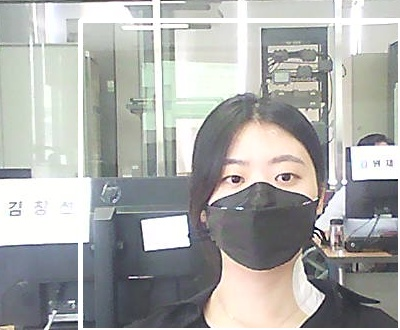
#> input picture pratice1/photo.jpg, 400 x 330 px
$ python -i '카툰 필터 만들기.py'   (imports and definitions only)
#> lines starting #> are read from the running program, lines starting #| are printed output that depends on the picture
#> further down, picture is the input picture: shape (330, 400, 3); mean B, G, R 170.2, 172.5, 171.6
import cv2
import numpy as np

def cartoon_filter(img):   # cartoon 필터
    h, w = img.shape[:2]
#> h = 330; w = 400
    img2 = cv2.resize(img, (w//2, h//2))
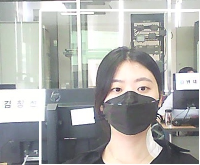
#> img2: shape (165, 200, 3); mean B, G, R 170.3, 172.6, 171.7

    blr = cv2.bilateralFilter(img2, -1,20,7)
    edge = 255 - cv2.Canny(img2, 80, 120)
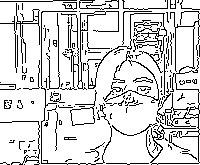
#> edge: shape (165, 200); 83.9% white; black in thin lines or dots
    edge = cv2.cvtColor(edge, cv2.COLOR_GRAY2BGR)
#> edge: shape (165, 200, 3); 83.9% white; black in thin lines or dots
    dst = cv2.bitwise_and(blr, edge)
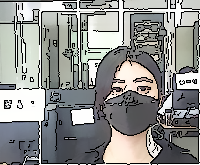
#> dst: shape (165, 200, 3); mean B, G, R 142.3, 144.3, 143.3
    dst = cv2.resize(dst, (w,h), interpolation=cv2.INTER_NEAREST)
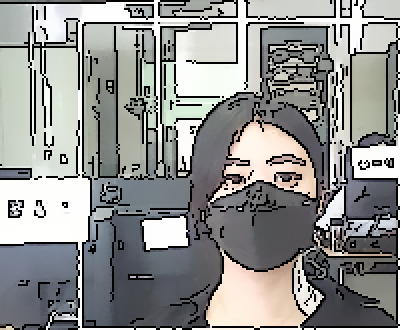
#> dst: shape (330, 400, 3); mean B, G, R 142.3, 144.3, 143.3
    return dst

def pencil_sketch_filter(img): # sketch 필터
    gray = cv2.cvtColor(img, cv2.COLOR_BAYER_BG2GRAY)
    blr = cv2.GaussianBlur(gray, (0,0),3)
    dst = cv2.divide(gray, blr, scale=255)
    return dst


# [1 line not run here, left out]
toggle = 0
# [26 lines not run here, left out]


>>> import cv2
>>> picture = cv2.imread('photo.jpg')
>>> result = cartoon_filter(picture)
